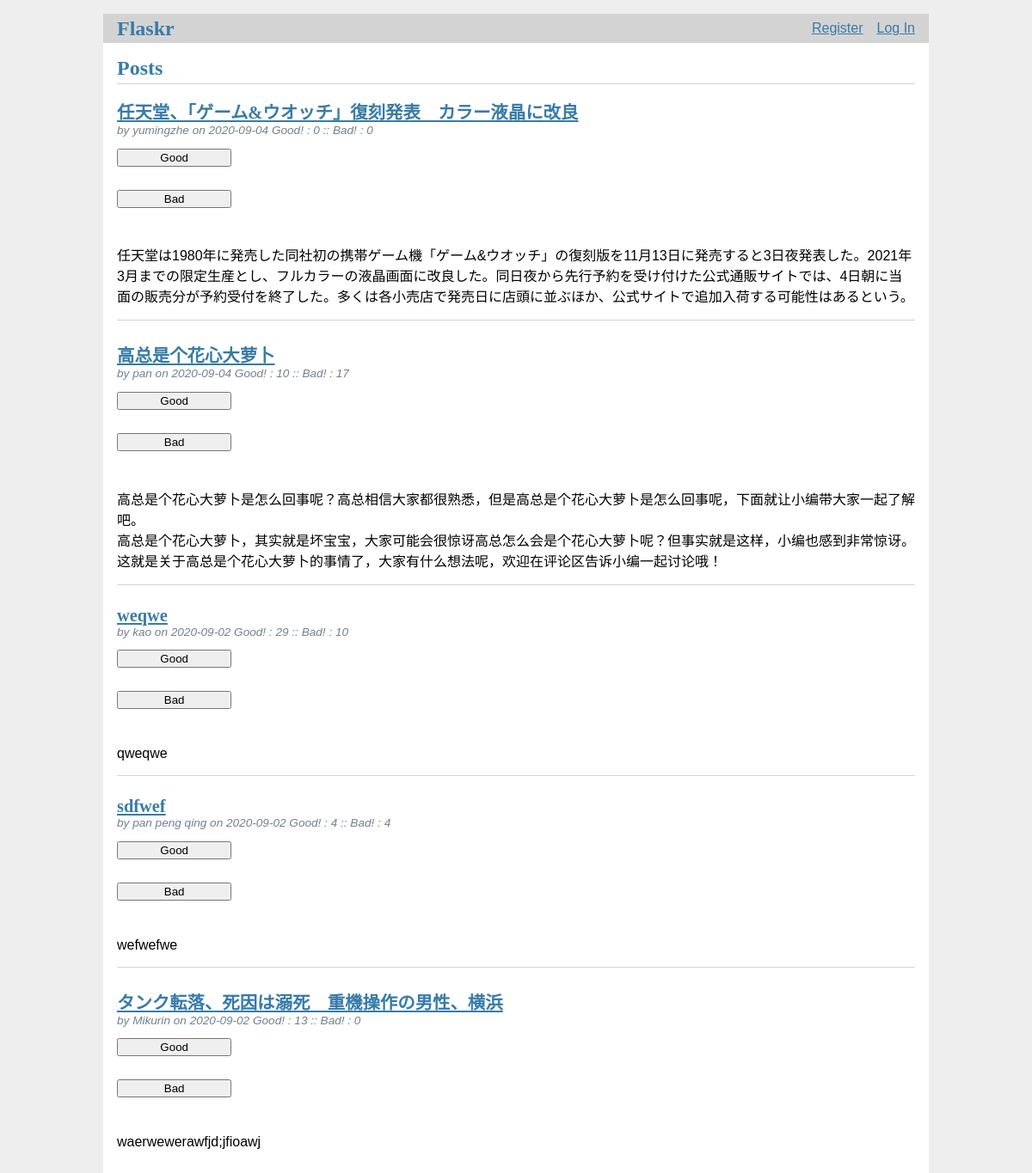
The page / on the database its author committed.
### tables this page shows
CREATE TABLE post (
  id INTEGER PRIMARY KEY AUTOINCREMENT,
  author_id INTEGER NOT NULL,
  created TIMESTAMP NOT NULL DEFAULT CURRENT_TIMESTAMP,
  title TEXT NOT NULL,
  body TEXT NOT NULL,
  good INTEGER DEFAULT 0,
  bad INTEGER DEFAULT 0,
  FOREIGN KEY (author_id) REFERENCES user (id)
);

CREATE TABLE user (
  id INTEGER PRIMARY KEY AUTOINCREMENT,
  username TEXT UNIQUE NOT NULL,
  password TEXT NOT NULL
);

### flaskr/blog.py (the view)
@bp.route('/')
def index():
    db = get_db()
    posts = db.execute(
        'SELECT p.id, title, body, created, author_id, username, good, bad'
        ' FROM post p JOIN user u ON p.author_id = u.id'
        ' ORDER BY created DESC'
    ).fetchall()
    return render_template('blog/index.html', posts=posts)

### flaskr/auth.py (called while the page is built)
@bp.before_app_request
def load_logged_in_user():
    user_id = session.get('user_id')
    if user_id is None:
        g.user = None
    else:
        g.user = get_db().execute(
            'SELECT * FROM user WHERE id = ?', (user_id,)
        ).fetchone()

### flaskr/db.py (called while the page is built)
def get_db():
    if 'db' not in g:
        g.db = sqlite3.connect(
            current_app.config['DATABASE'],
            detect_types=sqlite3.PARSE_DECLTYPES
        )
        g.db.row_factory = sqlite3.Row
    return g.db

### flaskr/templates/blog/index.html (shortened to what this page needs)
{% extends 'base.html' %}
{% block header %}
<h1>{% block title %}Posts{% endblock %}</h1>
{% endblock %}
{% block content %}
{% for post in posts %}
<article class="post">
    <header>
        <div>
            <h1> <a href="{{ url_for('blog.post_page', id= post['id']) }}"> {{ post['title'] }} </a> </h1>
            <div class="about"> by {{ post['username'] }} on {{ post['created'].strftime('%Y-%m-%d') }} Good! : {{
                post['good']}} :: Bad! : {{post['bad']}}
            </div>
            <form action="{{ url_for('blog.good', id=post['id']) }}" method="post">
                <input type="submit" value="Good">
            </form>
            <form action="{{ url_for('blog.bad', id=post['id']) }}" method="post">
                <input type="submit" value="Bad">
            </form>
        </div>
    </header>
    <p class="body">{{ post['body'] }}</p>
</article>
{% if not loop.last %}
<hr>
{% endif %}
{% endfor %}
{% endblock %}

### flaskr/static/style.css (style rules this page uses)
h1 { font-family: serif; color: #377ba8; margin: 1rem 0; }
a { color: #377ba8; }
hr { border: none; border-top: 1px solid lightgray; }
.content > header h1 { flex: auto; margin: 1rem 0 0.25rem 0; }
.post > header { display: flex; align-items: flex-end; font-size: 0.85em; }
.post > header > div:first-of-type { flex: auto; }
.post > header h1 { font-size: 1.5em; margin-bottom: 0; }
.post .about { color: slategray; font-style: italic; }
.post .body { white-space: pre-line; }
.content form { margin: 1em 0; display: flex; flex-direction: column; }
.content input, .content textarea { margin-bottom: 1em; }
input[type=submit] { align-self: start; min-width: 10em; }

### rows shown on the page
post: title "任天堂、「ゲーム&ウオッチ」復刻発表 カラー液晶に改良", username "yumingzhe", created "2020-09-04", good "0", bad "0", body "任天堂は1980年に発売した同社初の携帯ゲーム機「ゲーム&ウオッチ」の復刻版を11月13日に発売すると3日夜発表した。2021年3月までの限定生産とし、フルカラーの液晶画面に改良した。同日夜から先行予約を受け付けた公式通販サイトでは、4日朝に当面の販売分が予約受付を終了した。多くは各小売店で発売日に店頭に並ぶほか、公式サイトで追加入荷する可能性はあるという。"
post: title "高总是个花心大萝卜", username "pan", created "2020-09-04", good "10", bad "17", body "高总是个花心大萝卜是怎么回事呢？高总相信大家都很熟悉，但是高总是个花心大萝卜是怎么回事呢，下面就让小编带大家一起了解吧。 高总是个花心大萝卜，其实就是坏宝宝，大家可能会很惊讶高总怎么会是个花心大萝卜呢？但事实就是这样，小编也感到非常惊讶。 这就是关于高总是个花心大萝卜的事情了，大家有什么想法呢，欢迎在评论区告诉小编一起讨论哦！"
post: title "weqwe", username "kao", created "2020-09-02", good "29", bad "10", body "qweqwe"
post: title "sdfwef", username "pan peng qing", created "2020-09-02", good "4", bad "4", body "wefwefwe"
post: title "タンク転落、死因は溺死 重機操作の男性、横浜", username "Mikurin", created "2020-09-02", good "13", bad "0", body "waerwewerawfjd;jfioawj"
